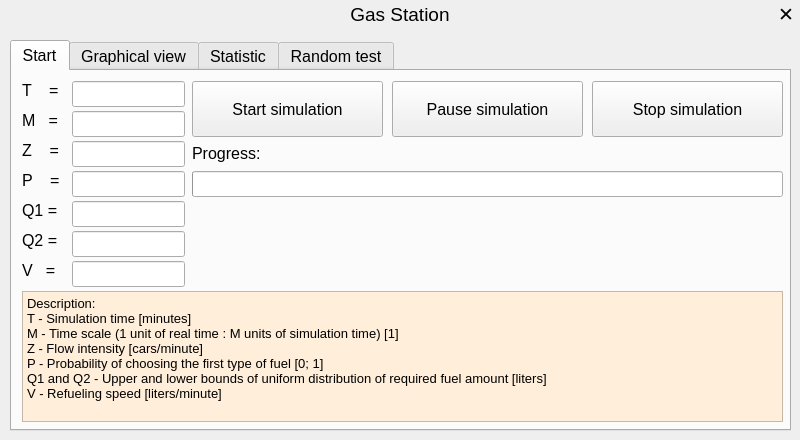
<?xml version="1.0" encoding="UTF-8"?>
<ui version="4.0">
 <class>MainWindow</class>
 <widget class="QMainWindow" name="MainWindow">
  <property name="geometry">
   <rect>
    <x>0</x>
    <y>0</y>
    <width>800</width>
    <height>440</height>
   </rect>
  </property>
  <property name="font">
   <font>
    <pointsize>14</pointsize>
   </font>
  </property>
  <property name="windowTitle">
   <string>MainWindow</string>
  </property>
  <widget class="QWidget" name="centralWidget">
   <property name="styleSheet">
    <string notr="true"/>
   </property>
   <widget class="QLabel" name="exitLabel">
    <property name="geometry">
     <rect>
      <x>776</x>
      <y>4</y>
      <width>20</width>
      <height>20</height>
     </rect>
    </property>
    <property name="text">
     <string>✕</string>
    </property>
    <property name="alignment">
     <set>Qt::AlignCenter</set>
    </property>
   </widget>
   <widget class="QLabel" name="windowName">
    <property name="geometry">
     <rect>
      <x>0</x>
      <y>0</y>
      <width>800</width>
      <height>28</height>
     </rect>
    </property>
    <property name="font">
     <font>
      <family>Ubuntu</family>
     </font>
    </property>
    <property name="text">
     <string>Gas Station</string>
    </property>
    <property name="alignment">
     <set>Qt::AlignCenter</set>
    </property>
   </widget>
   <widget class="QTabWidget" name="tabWidget">
    <property name="geometry">
     <rect>
      <x>10</x>
      <y>40</y>
      <width>781</width>
      <height>391</height>
     </rect>
    </property>
    <property name="font">
     <font>
      <pointsize>12</pointsize>
     </font>
    </property>
    <property name="styleSheet">
     <string notr="true"/>
    </property>
    <property name="currentIndex">
     <number>0</number>
    </property>
    <widget class="QWidget" name="startPage">
     <attribute name="title">
      <string>Start</string>
     </attribute>
     <widget class="QLabel" name="label_T">
      <property name="geometry">
       <rect>
        <x>10</x>
        <y>10</y>
        <width>51</width>
        <height>18</height>
       </rect>
      </property>
      <property name="text">
       <string>T    =</string>
      </property>
     </widget>
     <widget class="QLabel" name="label_M">
      <property name="geometry">
       <rect>
        <x>10</x>
        <y>40</y>
        <width>51</width>
        <height>18</height>
       </rect>
      </property>
      <property name="text">
       <string>M   =</string>
      </property>
     </widget>
     <widget class="QLabel" name="label_Z">
      <property name="geometry">
       <rect>
        <x>10</x>
        <y>70</y>
        <width>51</width>
        <height>18</height>
       </rect>
      </property>
      <property name="text">
       <string>Z    =</string>
      </property>
     </widget>
     <widget class="QLabel" name="label_P">
      <property name="geometry">
       <rect>
        <x>10</x>
        <y>100</y>
        <width>51</width>
        <height>18</height>
       </rect>
      </property>
      <property name="text">
       <string>P    =</string>
      </property>
     </widget>
     <widget class="QLabel" name="label_Q1">
      <property name="geometry">
       <rect>
        <x>10</x>
        <y>130</y>
        <width>51</width>
        <height>18</height>
       </rect>
      </property>
      <property name="text">
       <string>Q1 =</string>
      </property>
     </widget>
     <widget class="QLabel" name="label_V">
      <property name="geometry">
       <rect>
        <x>10</x>
        <y>190</y>
        <width>51</width>
        <height>18</height>
       </rect>
      </property>
      <property name="text">
       <string>V   =</string>
      </property>
     </widget>
     <widget class="QTextEdit" name="description">
      <property name="geometry">
       <rect>
        <x>10</x>
        <y>220</y>
        <width>761</width>
        <height>131</height>
       </rect>
      </property>
      <property name="styleSheet">
       <string notr="true">background-color: #FFEED9</string>
      </property>
      <property name="readOnly">
       <bool>true</bool>
      </property>
      <property name="html">
       <string>&lt;!DOCTYPE HTML PUBLIC &quot;-//W3C//DTD HTML 4.0//EN&quot; &quot;http://www.w3.org/TR/REC-html40/strict.dtd&quot;&gt;
&lt;html&gt;&lt;head&gt;&lt;meta name=&quot;qrichtext&quot; content=&quot;1&quot; /&gt;&lt;style type=&quot;text/css&quot;&gt;
p, li { white-space: pre-wrap; }
&lt;/style&gt;&lt;/head&gt;&lt;body style=&quot; font-family:'Noto Sans CJK JP weight=250'; font-size:11pt; font-weight:400; font-style:normal;&quot;&gt;
&lt;p style=&quot; margin-top:0px; margin-bottom:0px; margin-left:0px; margin-right:0px; -qt-block-indent:0; text-indent:0px;&quot;&gt;&lt;span style=&quot; font-size:10pt;&quot;&gt;Description:&lt;/span&gt;&lt;/p&gt;
&lt;p style=&quot; margin-top:0px; margin-bottom:0px; margin-left:0px; margin-right:0px; -qt-block-indent:0; text-indent:0px;&quot;&gt;&lt;span style=&quot; font-size:10pt;&quot;&gt;T - Simulation time [minutes]&lt;/span&gt;&lt;/p&gt;
&lt;p style=&quot; margin-top:0px; margin-bottom:0px; margin-left:0px; margin-right:0px; -qt-block-indent:0; text-indent:0px;&quot;&gt;&lt;span style=&quot; font-size:10pt;&quot;&gt;M - Time scale (1 unit of real time : M units of simulation time) [1]&lt;/span&gt;&lt;/p&gt;
&lt;p style=&quot; margin-top:0px; margin-bottom:0px; margin-left:0px; margin-right:0px; -qt-block-indent:0; text-indent:0px;&quot;&gt;&lt;span style=&quot; font-size:10pt;&quot;&gt;Z - Flow intensity [cars/minute]&lt;/span&gt;&lt;/p&gt;
&lt;p style=&quot; margin-top:0px; margin-bottom:0px; margin-left:0px; margin-right:0px; -qt-block-indent:0; text-indent:0px;&quot;&gt;&lt;span style=&quot; font-size:10pt;&quot;&gt;P - Probability of choosing the first type of fuel [0; 1]&lt;/span&gt;&lt;/p&gt;
&lt;p style=&quot; margin-top:0px; margin-bottom:0px; margin-left:0px; margin-right:0px; -qt-block-indent:0; text-indent:0px;&quot;&gt;&lt;span style=&quot; font-size:10pt;&quot;&gt;Q1 and Q2 - Upper and lower bounds of uniform distribution of required fuel amount [liters]&lt;/span&gt;&lt;/p&gt;
&lt;p style=&quot; margin-top:0px; margin-bottom:0px; margin-left:0px; margin-right:0px; -qt-block-indent:0; text-indent:0px;&quot;&gt;&lt;span style=&quot; font-size:10pt;&quot;&gt;V - Refueling speed [liters/minute]&lt;/span&gt;&lt;/p&gt;&lt;/body&gt;&lt;/html&gt;</string>
      </property>
     </widget>
     <widget class="QLabel" name="label_Q2">
      <property name="geometry">
       <rect>
        <x>10</x>
        <y>160</y>
        <width>51</width>
        <height>18</height>
       </rect>
      </property>
      <property name="text">
       <string>Q2 =</string>
      </property>
     </widget>
     <widget class="QLineEdit" name="value_T">
      <property name="geometry">
       <rect>
        <x>60</x>
        <y>10</y>
        <width>113</width>
        <height>26</height>
       </rect>
      </property>
      <property name="styleSheet">
       <string notr="true"/>
      </property>
     </widget>
     <widget class="QLineEdit" name="value_M">
      <property name="geometry">
       <rect>
        <x>60</x>
        <y>40</y>
        <width>113</width>
        <height>26</height>
       </rect>
      </property>
     </widget>
     <widget class="QLineEdit" name="value_Z">
      <property name="geometry">
       <rect>
        <x>60</x>
        <y>70</y>
        <width>113</width>
        <height>26</height>
       </rect>
      </property>
     </widget>
     <widget class="QLineEdit" name="value_P">
      <property name="geometry">
       <rect>
        <x>60</x>
        <y>100</y>
        <width>113</width>
        <height>26</height>
       </rect>
      </property>
     </widget>
     <widget class="QLineEdit" name="value_Q1">
      <property name="geometry">
       <rect>
        <x>60</x>
        <y>130</y>
        <width>113</width>
        <height>26</height>
       </rect>
      </property>
     </widget>
     <widget class="QLineEdit" name="value_Q2">
      <property name="geometry">
       <rect>
        <x>60</x>
        <y>160</y>
        <width>113</width>
        <height>26</height>
       </rect>
      </property>
     </widget>
     <widget class="QLineEdit" name="value_V">
      <property name="geometry">
       <rect>
        <x>60</x>
        <y>190</y>
        <width>113</width>
        <height>26</height>
       </rect>
      </property>
     </widget>
     <widget class="QPushButton" name="startSimulationButton">
      <property name="geometry">
       <rect>
        <x>180</x>
        <y>10</y>
        <width>191</width>
        <height>56</height>
       </rect>
      </property>
      <property name="text">
       <string>Start simulation</string>
      </property>
     </widget>
     <widget class="QPushButton" name="pauseSimulationButton">
      <property name="geometry">
       <rect>
        <x>380</x>
        <y>10</y>
        <width>191</width>
        <height>56</height>
       </rect>
      </property>
      <property name="text">
       <string>Pause simulation</string>
      </property>
     </widget>
     <widget class="QPushButton" name="stopSimulationButton">
      <property name="geometry">
       <rect>
        <x>580</x>
        <y>10</y>
        <width>191</width>
        <height>56</height>
       </rect>
      </property>
      <property name="text">
       <string>Stop simulation</string>
      </property>
     </widget>
     <widget class="QProgressBar" name="simulationProgress">
      <property name="geometry">
       <rect>
        <x>180</x>
        <y>100</y>
        <width>591</width>
        <height>26</height>
       </rect>
      </property>
      <property name="value">
       <number>0</number>
      </property>
      <property name="textVisible">
       <bool>false</bool>
      </property>
     </widget>
     <widget class="QLabel" name="labelProgress">
      <property name="geometry">
       <rect>
        <x>180</x>
        <y>67</y>
        <width>74</width>
        <height>31</height>
       </rect>
      </property>
      <property name="text">
       <string>Progress:</string>
      </property>
     </widget>
    </widget>
    <widget class="QWidget" name="graphicalViewPage">
     <attribute name="title">
      <string>Graphical view</string>
     </attribute>
     <widget class="QLabel" name="place_1_0">
      <property name="geometry">
       <rect>
        <x>410</x>
        <y>90</y>
        <width>111</width>
        <height>111</height>
       </rect>
      </property>
      <property name="font">
       <font>
        <pointsize>11</pointsize>
       </font>
      </property>
      <property name="frameShape">
       <enum>QFrame::NoFrame</enum>
      </property>
      <property name="text">
       <string/>
      </property>
      <property name="alignment">
       <set>Qt::AlignCenter</set>
      </property>
     </widget>
     <widget class="QLabel" name="place_2_1">
      <property name="geometry">
       <rect>
        <x>280</x>
        <y>240</y>
        <width>221</width>
        <height>111</height>
       </rect>
      </property>
      <property name="font">
       <font>
        <pointsize>11</pointsize>
       </font>
      </property>
      <property name="frameShape">
       <enum>QFrame::NoFrame</enum>
      </property>
      <property name="text">
       <string/>
      </property>
      <property name="alignment">
       <set>Qt::AlignCenter</set>
      </property>
     </widget>
     <widget class="QLabel" name="gas_0">
      <property name="geometry">
       <rect>
        <x>140</x>
        <y>30</y>
        <width>111</width>
        <height>191</height>
       </rect>
      </property>
      <property name="font">
       <font>
        <pointsize>11</pointsize>
       </font>
      </property>
      <property name="frameShape">
       <enum>QFrame::NoFrame</enum>
      </property>
      <property name="text">
       <string/>
      </property>
      <property name="alignment">
       <set>Qt::AlignCenter</set>
      </property>
     </widget>
     <widget class="QLabel" name="place_0_0">
      <property name="geometry">
       <rect>
        <x>20</x>
        <y>90</y>
        <width>111</width>
        <height>111</height>
       </rect>
      </property>
      <property name="font">
       <font>
        <pointsize>11</pointsize>
       </font>
      </property>
      <property name="frameShape">
       <enum>QFrame::NoFrame</enum>
      </property>
      <property name="text">
       <string/>
      </property>
      <property name="alignment">
       <set>Qt::AlignCenter</set>
      </property>
     </widget>
     <widget class="QLabel" name="place_2_2">
      <property name="geometry">
       <rect>
        <x>530</x>
        <y>240</y>
        <width>221</width>
        <height>111</height>
       </rect>
      </property>
      <property name="font">
       <font>
        <pointsize>11</pointsize>
       </font>
      </property>
      <property name="frameShape">
       <enum>QFrame::NoFrame</enum>
      </property>
      <property name="text">
       <string/>
      </property>
      <property name="alignment">
       <set>Qt::AlignCenter</set>
      </property>
     </widget>
     <widget class="QLabel" name="place_0_1">
      <property name="geometry">
       <rect>
        <x>260</x>
        <y>90</y>
        <width>111</width>
        <height>111</height>
       </rect>
      </property>
      <property name="font">
       <font>
        <pointsize>11</pointsize>
       </font>
      </property>
      <property name="frameShape">
       <enum>QFrame::NoFrame</enum>
      </property>
      <property name="text">
       <string/>
      </property>
      <property name="alignment">
       <set>Qt::AlignCenter</set>
      </property>
     </widget>
     <widget class="QLabel" name="place_1_1">
      <property name="geometry">
       <rect>
        <x>650</x>
        <y>90</y>
        <width>111</width>
        <height>111</height>
       </rect>
      </property>
      <property name="font">
       <font>
        <pointsize>11</pointsize>
       </font>
      </property>
      <property name="frameShape">
       <enum>QFrame::NoFrame</enum>
      </property>
      <property name="text">
       <string/>
      </property>
      <property name="alignment">
       <set>Qt::AlignCenter</set>
      </property>
     </widget>
     <widget class="QLabel" name="place_2_0">
      <property name="geometry">
       <rect>
        <x>30</x>
        <y>240</y>
        <width>221</width>
        <height>111</height>
       </rect>
      </property>
      <property name="font">
       <font>
        <pointsize>11</pointsize>
       </font>
      </property>
      <property name="frameShape">
       <enum>QFrame::NoFrame</enum>
      </property>
      <property name="text">
       <string/>
      </property>
      <property name="alignment">
       <set>Qt::AlignCenter</set>
      </property>
     </widget>
     <widget class="QLabel" name="gas_1">
      <property name="geometry">
       <rect>
        <x>530</x>
        <y>30</y>
        <width>111</width>
        <height>191</height>
       </rect>
      </property>
      <property name="font">
       <font>
        <pointsize>11</pointsize>
       </font>
      </property>
      <property name="frameShape">
       <enum>QFrame::NoFrame</enum>
      </property>
      <property name="text">
       <string/>
      </property>
      <property name="pixmap">
       <pixmap>../gas_station.png</pixmap>
      </property>
      <property name="alignment">
       <set>Qt::AlignCenter</set>
      </property>
     </widget>
     <widget class="QProgressBar" name="progress_0_0">
      <property name="geometry">
       <rect>
        <x>20</x>
        <y>50</y>
        <width>111</width>
        <height>20</height>
       </rect>
      </property>
      <property name="autoFillBackground">
       <bool>false</bool>
      </property>
      <property name="styleSheet">
       <string notr="true"/>
      </property>
      <property name="value">
       <number>0</number>
      </property>
      <property name="textVisible">
       <bool>false</bool>
      </property>
     </widget>
     <widget class="QProgressBar" name="progress_0_1">
      <property name="geometry">
       <rect>
        <x>260</x>
        <y>50</y>
        <width>111</width>
        <height>20</height>
       </rect>
      </property>
      <property name="value">
       <number>0</number>
      </property>
      <property name="textVisible">
       <bool>false</bool>
      </property>
     </widget>
     <widget class="QProgressBar" name="progress_1_0">
      <property name="geometry">
       <rect>
        <x>410</x>
        <y>50</y>
        <width>111</width>
        <height>20</height>
       </rect>
      </property>
      <property name="value">
       <number>0</number>
      </property>
      <property name="textVisible">
       <bool>false</bool>
      </property>
     </widget>
     <widget class="QProgressBar" name="progress_1_1">
      <property name="geometry">
       <rect>
        <x>650</x>
        <y>50</y>
        <width>111</width>
        <height>20</height>
       </rect>
      </property>
      <property name="value">
       <number>0</number>
      </property>
      <property name="textVisible">
       <bool>false</bool>
      </property>
     </widget>
    </widget>
    <widget class="QWidget" name="statisticPage">
     <attribute name="title">
      <string>Statistic</string>
     </attribute>
     <widget class="QLabel" name="meanLabel">
      <property name="geometry">
       <rect>
        <x>60</x>
        <y>170</y>
        <width>321</width>
        <height>20</height>
       </rect>
      </property>
      <property name="font">
       <font>
        <pointsize>14</pointsize>
       </font>
      </property>
      <property name="text">
       <string>Mean car arrival time [seconds]:</string>
      </property>
     </widget>
     <widget class="QLabel" name="meanCarArrivalTimeLabel">
      <property name="geometry">
       <rect>
        <x>380</x>
        <y>170</y>
        <width>291</width>
        <height>20</height>
       </rect>
      </property>
      <property name="font">
       <font>
        <pointsize>14</pointsize>
       </font>
      </property>
      <property name="text">
       <string/>
      </property>
     </widget>
    </widget>
    <widget class="QWidget" name="randomTestPage">
     <attribute name="title">
      <string>Random test</string>
     </attribute>
     <widget class="QLabel" name="label">
      <property name="geometry">
       <rect>
        <x>110</x>
        <y>30</y>
        <width>171</width>
        <height>20</height>
       </rect>
      </property>
      <property name="text">
       <string>Uniform distribution</string>
      </property>
     </widget>
     <widget class="QLabel" name="label_2">
      <property name="geometry">
       <rect>
        <x>490</x>
        <y>30</y>
        <width>201</width>
        <height>20</height>
       </rect>
      </property>
      <property name="text">
       <string>Exponential distribution</string>
      </property>
     </widget>
     <widget class="QLineEdit" name="uniformRandomSampleLength">
      <property name="geometry">
       <rect>
        <x>112</x>
        <y>70</y>
        <width>151</width>
        <height>26</height>
       </rect>
      </property>
      <property name="placeholderText">
       <string>Sample length</string>
      </property>
     </widget>
     <widget class="QLineEdit" name="exponentialRandomSampleLength">
      <property name="geometry">
       <rect>
        <x>512</x>
        <y>70</y>
        <width>151</width>
        <height>26</height>
       </rect>
      </property>
      <property name="placeholderText">
       <string>Sample length</string>
      </property>
     </widget>
     <widget class="QPushButton" name="generateRandomUniformButton">
      <property name="geometry">
       <rect>
        <x>140</x>
        <y>110</y>
        <width>95</width>
        <height>26</height>
       </rect>
      </property>
      <property name="text">
       <string>Generate</string>
      </property>
     </widget>
     <widget class="QPushButton" name="generateRandomExponentialButton">
      <property name="geometry">
       <rect>
        <x>540</x>
        <y>110</y>
        <width>95</width>
        <height>26</height>
       </rect>
      </property>
      <property name="text">
       <string>Generate</string>
      </property>
     </widget>
     <widget class="QLabel" name="label_3">
      <property name="geometry">
       <rect>
        <x>340</x>
        <y>180</y>
        <width>101</width>
        <height>18</height>
       </rect>
      </property>
      <property name="text">
       <string>Expectation</string>
      </property>
     </widget>
     <widget class="QLabel" name="label_4">
      <property name="geometry">
       <rect>
        <x>320</x>
        <y>230</y>
        <width>151</width>
        <height>18</height>
       </rect>
      </property>
      <property name="text">
       <string>Standard deviation</string>
      </property>
     </widget>
     <widget class="QLabel" name="expectationUniformLabel">
      <property name="geometry">
       <rect>
        <x>150</x>
        <y>180</y>
        <width>74</width>
        <height>18</height>
       </rect>
      </property>
      <property name="text">
       <string/>
      </property>
      <property name="alignment">
       <set>Qt::AlignCenter</set>
      </property>
     </widget>
     <widget class="QLabel" name="stdUniformLabel">
      <property name="geometry">
       <rect>
        <x>150</x>
        <y>230</y>
        <width>74</width>
        <height>18</height>
       </rect>
      </property>
      <property name="text">
       <string/>
      </property>
      <property name="alignment">
       <set>Qt::AlignCenter</set>
      </property>
     </widget>
     <widget class="QLabel" name="expectationExponentialLabel">
      <property name="geometry">
       <rect>
        <x>550</x>
        <y>180</y>
        <width>74</width>
        <height>18</height>
       </rect>
      </property>
      <property name="text">
       <string/>
      </property>
      <property name="alignment">
       <set>Qt::AlignCenter</set>
      </property>
     </widget>
     <widget class="QLabel" name="stdExponentialLabel">
      <property name="geometry">
       <rect>
        <x>550</x>
        <y>230</y>
        <width>74</width>
        <height>18</height>
       </rect>
      </property>
      <property name="text">
       <string/>
      </property>
      <property name="alignment">
       <set>Qt::AlignCenter</set>
      </property>
     </widget>
    </widget>
   </widget>
   <zorder>windowName</zorder>
   <zorder>exitLabel</zorder>
   <zorder>tabWidget</zorder>
  </widget>
 </widget>
 <layoutdefault spacing="6" margin="11"/>
 <resources/>
 <connections/>
</ui>
